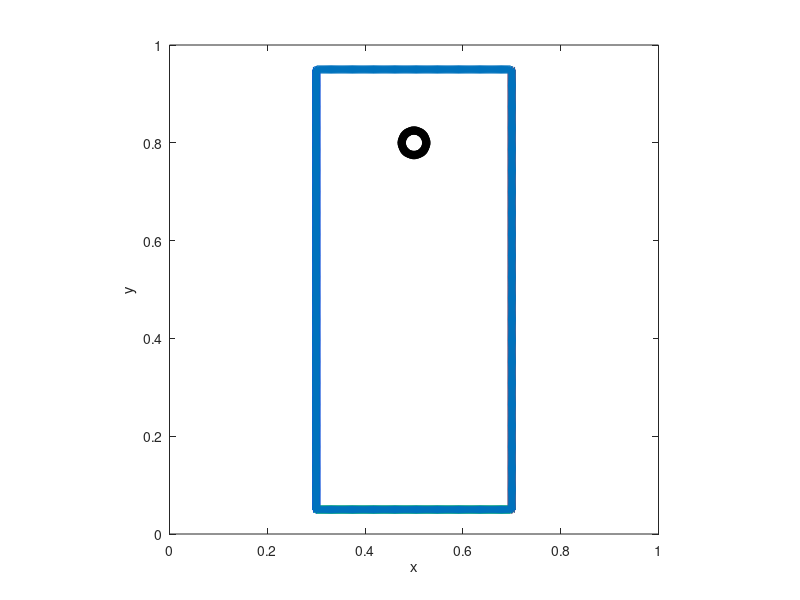

The MATLAB source for this figure:
%-------------------------------------------------------------------------------------------------------------------%
%
% IB2d is an Immersed Boundary Code (IB) for solving fully coupled non-linear 
% 	fluid-structure interaction models. This version of the code is based off of
%	Peskin's Immersed Boundary Method Paper in Acta Numerica, 2002.
%
% Author: Nicholas A. Battista
% Email:  nick.battista@unc.edu
% Date Created: September 9th, 2016
% Institution: UNC-CH
%
% This code is capable of creating Lagrangian Structures using:
% 	1. Springs
% 	2. Beams (*torsional springs)
% 	3. Target Points
%	4. Muscle-Model (combined Force-Length-Velocity model, "HIll+(Length-Tension)")
%
% One is able to update those Lagrangian Structure parameters, e.g., spring constants, resting %%	lengths, etc
% 
% There are a number of built in Examples, mostly used for teaching purposes. 
% 
% If you would like us %to add a specific muscle model, please let Nick (nick.battista@unc.edu) know.
%
%--------------------------------------------------------------------------------------------------------------------%

%%%%%%%%%%%%%%%%%%%%%%%%%%%%%%%%%%%%%%%%%%%%%%%%%%%%%%%%%%%%%%%%%%%%%%%%%%%%%%%%%%%%%%
%
% FUNCTION: creates the geometry and prints associated input files
%
%%%%%%%%%%%%%%%%%%%%%%%%%%%%%%%%%%%%%%%%%%%%%%%%%%%%%%%%%%%%%%%%%%%%%%%%%%%%%%%%%%%%%%

function Make_Tub_Geometry_and_Initial_Concentration()

%
% Grid Parameters (MAKE SURE MATCHES IN input2d !!!)
%
Nx =  128;       % # of Eulerian Grid Pts. in x-Direction (MUST BE EVEN!!!)
Lx = 1.0;        % Length of Eulerian Grid in x-Direction
dx = Lx/Nx;      % Grid spatial resolution

%
% Immersed Structure Geometric / Dynamic Parameters %
%
ds = 0.25*dx;              % Lagrangian Pt. Spacing (2x resolution of Eulerian grid)
struct_name = 'boussinesq'; % Name for .vertex, .spring, etc files. (must match what's in 'input2d')


% Call function to construct geometry
[xLag,yLag,xSphere,ySphere,Concentration] = give_Me_Immsersed_Boundary_Geometry_and_Concentration(ds,Nx,Lx,dx);


% Plot Geometry to test
plot(xLag,yLag,'r-'); hold on;
plot(xLag,yLag,'*'); hold on;
xlabel('x'); ylabel('y');
axis square;



% Prints .vertex file!
print_Lagrangian_Vertices([xLag xSphere],[yLag ySphere],struct_name);


% Prints .spring file!
k_Spring = 1e7;                    % Spring stiffness (does not need to be equal for all springs)
ds_Rest = ds;                        % Spring resting length (does not need to be equal for all springs)
print_Lagrangian_Springs([xLag xSphere],[yLag ySphere],k_Spring,ds_Rest,struct_name,length(xLag));


% Prints .beam file!
k_Beam = 2.5e8;                      % Beam Stiffness (does not need to be equal for all beams)
C = compute_Curvatures(xSphere,ySphere);  % Computes curvature of initial configuration
print_Lagrangian_Beams([xLag xSphere],[yLag ySphere],k_Beam,C,struct_name,length(xLag));

% Prints .mass file!
k_Mass = 1e5; Mass = 2.5e-1;
print_Lagrangian_Mass_Pts([xLag xSphere],k_Mass,Mass,struct_name,length(xLag))


% Prints .target file!
k_Target = 1e7;
print_Lagrangian_Target_Pts(xLag,k_Target,struct_name);

% Prints .concentration file!
print_Concentration_Info(Nx,Nx,Concentration,struct_name);




%%%%%%%%%%%%%%%%%%%%%%%%%%%%%%%%%%%%%%%%%%%%%%%%%%%%%%%%%%%%%%%%%%%%%%%%
%
% FUNCTION: prints VERTEX points to a file called 'struct_name'.vertex
%
%%%%%%%%%%%%%%%%%%%%%%%%%%%%%%%%%%%%%%%%%%%%%%%%%%%%%%%%%%%%%%%%%%%%%%%%

function print_Lagrangian_Vertices(xLag,yLag,struct_name)

    N = length(xLag); % Total # of Lag. Pts

    vertex_fid = fopen([struct_name '.vertex'], 'w');

    fprintf(vertex_fid, '%d\n', N );

    %Loops over all Lagrangian Pts.
    for s = 1:N
        X_v = xLag(s);
        Y_v = yLag(s);
        fprintf(vertex_fid, '%1.16e %1.16e\n', X_v, Y_v);
    end

    fclose(vertex_fid);

%%%%%%%%%%%%%%%%%%%%%%%%%%%%%%%%%%%%%%%%%%%%%%%%%%%%%%%%%%%%%%%%%%%%%%%%
%
% FUNCTION: prints MASS points to a file called struct_name.mass
%
%%%%%%%%%%%%%%%%%%%%%%%%%%%%%%%%%%%%%%%%%%%%%%%%%%%%%%%%%%%%%%%%%%%%%%%%  
    
function print_Lagrangian_Mass_Pts(xLag,kMass,Mass,struct_name,Nbefore)

    %LOOP OVER LAG PTS FOR MASS PTS IN LAGRANGIAN INDEXING
    % NOTE: xLag includes ALL Lagrangian Pts.
    
    N = length(xLag)-Nbefore;

    mass_fid = fopen([struct_name '.mass'], 'w');

    fprintf(mass_fid, '%d\n', N );

    %Loops over all Lagrangian Pts.
    for s = Nbefore+1:length(xLag)
        fprintf(mass_fid, '%d %1.16e %1.16e\n', s, kMass,Mass);
    end

    fclose(mass_fid); 
   
    
%%%%%%%%%%%%%%%%%%%%%%%%%%%%%%%%%%%%%%%%%%%%%%%%%%%%%%%%%%%%%%%%%%%%%%%%
%
% FUNCTION: prints SPRING points to a file called 'struct_name'.spring
%
%%%%%%%%%%%%%%%%%%%%%%%%%%%%%%%%%%%%%%%%%%%%%%%%%%%%%%%%%%%%%%%%%%%%%%%%

function print_Lagrangian_Springs(xLag,yLag,k_Spring,ds_Rest,struct_name,Nbefore)

    N = length(xLag)-Nbefore;

    spring_fid = fopen([struct_name '.spring'], 'w');

    fprintf(spring_fid, '%d\n', N + N/2 );    % Print # of springs 

    %SPRINGS BETWEEN VERTICES
    for s = Nbefore+1:length(xLag)
            if s < length(xLag)   
                ds = sqrt( ( xLag(s) - xLag(s+1) )^2 + ( yLag(s) - yLag(s+1) )^2 );
                fprintf(spring_fid, '%d %d %1.16e %1.16e\n', s, s+1, k_Spring, ds);  
            else
                %Case s=N
                ds = sqrt( ( xLag(s) - xLag(Nbefore+1) )^2 + ( yLag(s) - yLag(Nbefore+1) )^2 );
                fprintf(spring_fid, '%d %d %1.16e %1.16e\n', s, Nbefore+1,   k_Spring, ds);  
            end
    end
    
    % SPRINGS BETWEEN OPPOSITE SIDES OF THE CIRCLE
    for s=1:N/2
        s1 = Nbefore+s;
        s2 = Nbefore+ N/2 + s;
        ds = sqrt( ( xLag(s1) - xLag(s2) )^2 + ( yLag(s1) - yLag(s2) )^2 );
        fprintf(spring_fid, '%d %d %1.16e %1.16e\n', s1, s2, k_Spring/100, ds);  
    end
    fclose(spring_fid);     
    
    
    
%%%%%%%%%%%%%%%%%%%%%%%%%%%%%%%%%%%%%%%%%%%%%%%%%%%%%%%%%%%%%%%%%%%%%%%%
%
% FUNCTION: prints TARGET points to a file called 'struct_name'.vertex
%
%%%%%%%%%%%%%%%%%%%%%%%%%%%%%%%%%%%%%%%%%%%%%%%%%%%%%%%%%%%%%%%%%%%%%%%%

function print_Lagrangian_Target_Pts(xLag,k_Target,struct_name)

    N = length(xLag);

    target_fid = fopen([struct_name '.target'], 'w');

    fprintf(target_fid, '%d\n', N );

    %Loops over all Lagrangian Pts.
    for s = 1:N
        fprintf(target_fid, '%d %1.16e\n', s, k_Target);
    end

    fclose(target_fid); 
    
    
%%%%%%%%%%%%%%%%%%%%%%%%%%%%%%%%%%%%%%%%%%%%%%%%%%%%%%%%%%%%%%%%%%%%%%%%%%%%%%%%%%%%%
%
% FUNCTION: prints BEAM (Torsional Spring) points to a file called 'struct_name'.beam
%
%%%%%%%%%%%%%%%%%%%%%%%%%%%%%%%%%%%%%%%%%%%%%%%%%%%%%%%%%%%%%%%%%%%%%%%%%%%%%%%%%%%%%

function print_Lagrangian_Beams(xLag,yLag,k_Beam,C,struct_name,Nbefore)

    % k_Beam: beam stiffness
    % C: beam curvature
    
    N = length(xLag)-Nbefore; % NOTE: Total number of beams = Number of Total Lag Pts. on "Sphere"

    beam_fid = fopen([struct_name '.beam'], 'w');

    fprintf(beam_fid, '%d\n', N );

    %spring_force = kappa_spring*ds/(ds^2);

    %BEAMS BETWEEN VERTICES
    for s = 1:N
            if s == 1
                s1 = length(xLag); 
                s2 = Nbefore+1;
                s3 = Nbefore+2;
                fprintf(beam_fid, '%d %d %d %1.16e %1.16e\n',s1, s2, s3, k_Beam, C(s) );  
            elseif s <= N-1         
                s1 = Nbefore+s-1; 
                s2 = Nbefore+s;
                s3 = Nbefore+s+1;
                fprintf(beam_fid, '%d %d %d %1.16e %1.16e\n',s1, s2, s3, k_Beam, C(s) );   
            else
                %Case s=N
                s1 = Nbefore+N-1; 
                s2 = Nbefore+N;
                s3 = Nbefore+1;
                fprintf(beam_fid, '%d %d %d %1.16e %1.16e\n',s1, s2, s3, k_Beam, C(s) );            
            end
    end
    fclose(beam_fid); 
   
    
%%%%%%%%%%%%%%%%%%%%%%%%%%%%%%%%%%%%%%%%%%%%%%%%%%%%%%%%%%%%%%%%%%%%%%%%
%
% FUNCTION: prints CONCENTRATION INFO to file called
%           'struct_name'.concentration
%
%%%%%%%%%%%%%%%%%%%%%%%%%%%%%%%%%%%%%%%%%%%%%%%%%%%%%%%%%%%%%%%%%%%%%%%%
    
function print_Concentration_Info(Nx,Ny,C,struct_name)

    con_fid = fopen([struct_name '.concentration'], 'w');


    for i=1:Ny
        for j=1:Nx
            fprintf(con_fid, '%1.16e ', C(i,j) );
        end
        fprintf(con_fid,'\n');
    end    
    
    
%%%%%%%%%%%%%%%%%%%%%%%%%%%%%%%%%%%%%%%%%%%%%%%%%%%%%%%%%%%%%%%%%%%%%%%%
%
% FUNCTION: computes "curvature" of starting configuration
% 
% NOTE: not curvature in the traditional geometric sense, in the 'discrete'
% sense through cross product.
%
% NOTE: assumes a CLOSED structure
%
%%%%%%%%%%%%%%%%%%%%%%%%%%%%%%%%%%%%%%%%%%%%%%%%%%%%%%%%%%%%%%%%%%%%%%%%

function C = compute_Curvatures(xLag,yLag)

N = length(xLag);
C = zeros( N );

%Note: needs to be done same order as you print .beam file!
for i=1:N
   
   % Pts Xp -> Xq -> Xr (same as beam force calc.)
   
   if ( (i > 1) && (i < N) )
   
        Xp = xLag(i-1); Xq = xLag(i); Xr = xLag(i+1);
        Yp = yLag(i-1); Yq = yLag(i); Yr = yLag(i+1);
   
   elseif (i==1)
       
        Xp = xLag(N); Xq = xLag(i); Xr = xLag(i+1);
        Yp = yLag(N); Yq = yLag(i); Yr = yLag(i+1);
       
   elseif (i==N)
       
        Xp = xLag(N-1); Xq = xLag(N); Xr = xLag(1);
        Yp = yLag(N-1); Yq = yLag(N); Yr = yLag(1);
       
   end
       
   C(i) = (Xr-Xq)*(Yq-Yp) - (Yr-Yq)*(Xq-Xp); %Cross product btwn vectors
      
end
 





%%%%%%%%%%%%%%%%%%%%%%%%%%%%%%%%%%%%%%%%%%%%%%%%%%%%%%%%%%%%%%%%%%%
%
% FUNCTION: gives initial concentration gradient inside channel
%
%%%%%%%%%%%%%%%%%%%%%%%%%%%%%%%%%%%%%%%%%%%%%%%%%%%%%%%%%%%%%%%%%%%

function C = give_Me_Initial_Concentration(Lx,Nx,dx,buffx,buffy)

%WHERE OUTER TUBE LIES
%xMin = 0.15; xMax = 0.45;
%yMin = 0.85; yMax = 1.15;

xMin = buffx; xMax = Lx-buffx;
yMin = buffy; yMax = Lx-buffy;

% xMin = 0; xMax = Lx;
% yMin = 0; yMax = Lx;

xMid = (xMin+xMax)/2;
yMid = (yMin+yMax)/2;

xDiff = (xMax-xMin)/2;
yDiff = (yMax-yMin)/2;

x = 0:dx:Lx;
y = 0:dx:Lx;
inds = give_Me_Indices_To_Apply_Force(x,y,xMin,xMax,yMin,yMax);

%inds(1:length(inds(:,1))/2,:)
%inds(length(inds(:,1))/2+1:end,:)

C = ones(Nx,Nx);
for i=1:length( inds(:,1) )
    xInd = inds(i,1);
    yInd = inds(i,2);
    xPt = x(xInd);
    yPt = y(yInd);
    %C(xInd,yInd ) = (-0.5/yDiff^2)*( (yPt-yMid) - yDiff )*( (yPt-yMid) + yDiff ) +  (-0.5/xDiff^2)*( (xPt-xMid) - xDiff )*( (xPt-xMid) + xDiff ); %1.0;
    %C(yInd,xInd ) = (-1.0/xDiff^2)*( (xPt-xMid) - xDiff )*( (xPt-xMid) + xDiff ); %1.0;
    
    C(yInd,xInd) = 0.5*(tanh(80.0*( (yPt-0.2)-0.5*Lx-0.001*cos(2*pi*xPt)))+1);
    
%     if yPt >= Lx/2+1*dx
%         C(yInd,xInd) = 1;
%     elseif yPt <= Lx/2-1*dx;
%         C(yInd,xInd) = 0;
%     else
%         C(yInd,xInd) = 0.5;
%     end

end



%%%%%%%%%%%%%%%%%%%%%%%%%%%%%%%%%%%%%%%%%%%%%%%%%%%%%%%%%%%%%%%%%%%%%%
%
% FUNCTION: computes indices for placing initial concentration 
%
%%%%%%%%%%%%%%%%%%%%%%%%%%%%%%%%%%%%%%%%%%%%%%%%%%%%%%%%%%%%%%%%%%%%%%%

function inds = give_Me_Indices_To_Apply_Force(x,y,xMin,xMax,yMin,yMax)

j=1; noMinYet = 1;
while noMinYet
    
    if ( x(j) >= xMin )
        iX_min = j;
        noMinYet = 0;
    end
    j=j+1;
end

j=length(x); noMaxYet = 1;
while noMaxYet
    
    if ( x(j) <= xMax )
        iX_max = j;
        noMaxYet = 0;
    end
    j=j-1;
end

j=1; noMinYet = 1;
while noMinYet
    
    if ( y(j) >= yMin )
        iY_min = j;
        noMinYet = 0;
    end
    j=j+1;
end

j=length(y); noMaxYet = 1;
while noMaxYet
    
    if ( y(j) <= yMax )
        iY_max = j;
        noMaxYet = 0;
    end
    j=j-1;
end

iX_Vec = iX_min:1:iX_max;
iY_Vec = iY_min:1:iY_max;

n = 1;
for i=1:length(iX_Vec)
    for j=1:length(iY_Vec)
        inds(n,1) = iX_Vec(i);
        inds(n,2) = iY_Vec(j);
        n = n+1; 
    end
end





    
%%%%%%%%%%%%%%%%%%%%%%%%%%%%%%%%%%%%%%%%%%%%%%%%%%%%%%%%%%%%%%%%%%%%%%%%%
%
% FUNCTION: creates the Lagrangian structure geometry
%
%%%%%%%%%%%%%%%%%%%%%%%%%%%%%%%%%%%%%%%%%%%%%%%%%%%%%%%%%%%%%%%%%%%%%%%%%
 
function [xLag,yLag,xSphere,ySphere,C] = give_Me_Immsersed_Boundary_Geometry_and_Concentration(ds,Nx,Lx,dx)
 
% ds: Lagrangian pt. spacing
% Nx: Eulerian grid resolution

Buffx = 0.3*Lx;
Buffy = 0.05*Lx;

fprintf('\nThis is the buffer on x and y, respectively: %d and %d\n',Buffx,Buffy);

% MAKE CONTAINER

ySide = Buffy:ds:Lx-Buffy;
xLeft = Buffx*ones(1,length(ySide));
xRight= (Lx-Buffx)*ones(1,length(ySide));

xBottom = Buffx+ds:ds:Lx-Buffx-ds;
yBottom = Buffy*ones(1,length(xBottom));
yTop = (Lx-Buffy)*ones(1,length(xBottom));

xLag = [xLeft xBottom xRight xBottom];
yLag = [ySide yBottom ySide yTop];

plot(xLeft,ySide,'b*'); hold on;
plot(xBottom,yBottom,'g*'); hold on;
plot(xRight,ySide,'r*'); hold on;
axis([0 Lx 0 Lx]); 
 
% MAKE SPHERE
r = 0.025; x0 = 0.5; y0 = 0.8;

dtheta = ds/ (2.16*r);
theta = 0; i=1;
while theta < 2*pi
   xSphere(i) = x0 - r*cos(theta);
   ySphere(i) = y0 - r*sin(theta);
   theta = theta + dtheta;
   i=i+1;
end

plot(xSphere,ySphere,'k*'); hold on;

C = give_Me_Initial_Concentration(Lx,Nx,dx,Buffx,Buffy);
